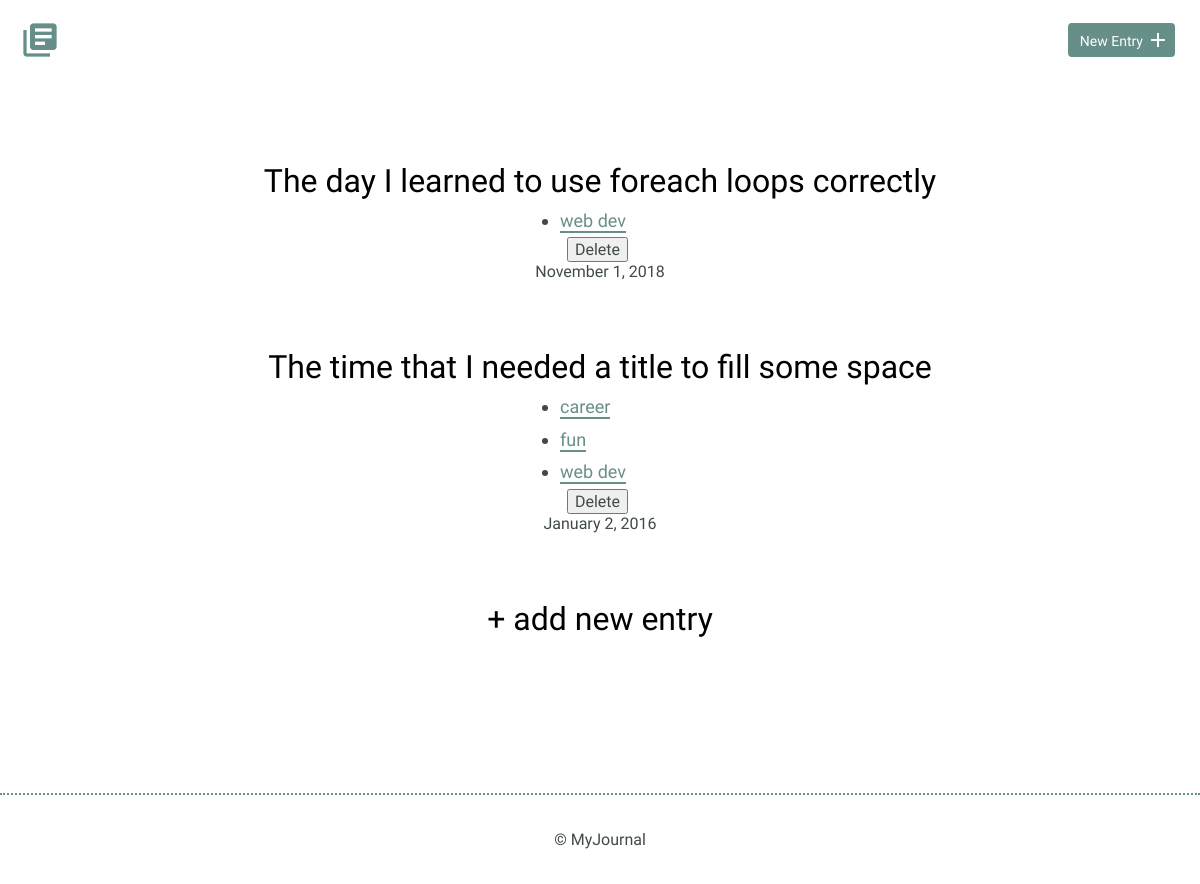
The page /index.php?tag=web dev on the database its author committed.
### tables this page shows
CREATE TABLE "tags_entry" (
	"tag_id"	TEXT,
	"entry_id"	INTEGER,
	PRIMARY KEY("tag_id","entry_id"),
	FOREIGN KEY("entry_id") REFERENCES "entries"("id"),
	FOREIGN KEY("tag_id") REFERENCES "tags"("id")
);

CREATE TABLE "entries" (
	"id"	INTEGER,
	"title"	TEXT,
	"date"	TEXT,
	"time_spent"	INTEGER,
	"learned"	BLOB,
	"resources"	BLOB,
	PRIMARY KEY("id")
);

### inc/functions.php (called while the page is built, shortened)
<?php
function get_tags($id)
{
  include('connection.php');
  try {
    $results = $db->prepare('
      SELECT tags.tag FROM entries
      JOIN tags_entry ON entries.id = tags_entry.entry_id
      JOIN tags ON tags.id = tags_entry.tag_id WHERE entries.id = ?
      ');
    $results->bindValue(1, $id);
    $results->execute();
  } catch (Eception $e) {
    echo 'Error: ' . $e->getMessage();
    return(array());
  }
  foreach (($results->fetchAll(PDO::FETCH_ASSOC)) as $item) {
      $tags[] = $item['tag'];
  }
  return $tags;
}
function get_entries($filter = null)
{
  include('connection.php');
  $sql = 'SELECT * FROM entries';
  $join = ' JOIN tags_entry ON entries.id = tags_entry.entry_id';
  $where = ' WHERE tags_entry.entry_id = entries.id AND tags_entry.tag_id = ?';
  $order = ' ORDER BY date DESC';
  try {
    if (!empty($filter)) {
      $results = $db->prepare($sql . $join . $where . $order);
      $results->bindValue(1, $filter);
    } else {
      $results = $db->prepare($sql . $order);
    }
    $results->execute();
  } catch (Eception $e) {
    echo 'Error: ' . $e->getMessage();
    return(array());
  }
  return ($results->fetchAll(PDO::FETCH_ASSOC));
}
function get_tags_ids($tags) {
  include('connection.php');
  $sql = 'SELECT id FROM tags WHERE tag = ?';
  try {
    if (is_string($tags)) {
      $results = $db->prepare($sql);
      $results->bindValue(1, $tags);
      $results->execute();
      $tag_ids = $results->fetch(PDO::FETCH_ASSOC)['id'];
    }
  } catch (Exception $e) {
    echo 'Error: ' . $e->getMessage();
    return false;
  }
  return $tag_ids;
}

### index.php (the view, shortened to what this page needs)
<?php
include('inc/header.php');
?>
                <div class="entry-list">
                  <?php
                    if (!empty($_GET['tag'])) {
                      $entries = get_entries(get_tags_ids($_GET['tag']));
                    } else {
                      $entries = get_entries();
                    }
                    foreach ($entries as $entry) {
                      echo "<article>\n";
                          echo "<h2>";
                          echo "<a href='detail.php?id=" . $entry['id'] . "'>" . $entry['title'] . "</a>";
                          echo "</h2>\n";
                          echo "<ul id='tag_list'>";
                          foreach (get_tags($entry['id']) as $tag) {
                            echo "<li><a href='index.php?tag=". $tag ."'>" . ($tag) . "</a></li>";
                          }
                          echo "</ul>";
                          echo "<form method=post action='index.php' onsubmit=\"return confirm('Are you sure you want tot delete this project?');\">\n";
                          echo "<input type='submit' class='button--delete' value='Delete' />\n";
                          echo "</form>\n";
                          echo "<time datetime='". date( 'Y-m-d' , strtotime($entry['date'])) ."'>";
                             echo date( 'F j, Y' , strtotime($entry['date']));
                          echo "</time>\n";
                      echo "</article>\n";
                    }
                  ?>
                  <article>
                    <h2>
                      <a href="new.php">+ add new entry</a>
                    </h2>
                  </article>
                </div>
<?php
  include('inc/footer.php');
?>

### css/site.css (style rules this page uses)
body { font-size: 16px; color: #404a49; font-family: 'Cousine', serif; font-weight: 400; }
h1, h2, h3 { margin: 0; font-weight: 400; line-height: 1em; color: #000; }
h2 { font-size: 32px; }
h2 a { text-decoration: none; color: #000; }
ul li { line-height: 1.8em; font-size: 18px; }
ul li a { border-bottom: 2px solid #678f89; line-height: 1.8em; color: #678f89; text-decoration: none; }
.entry-list, .edit-entry, .new-entry { max-width: 800px; margin: 0 auto; padding: 70px 0 150px 0; }
.entry-list article { margin-bottom: 70px; text-align: center; }
.entry-list article:last-child { margin-bottom: 0; }
.entry-list article h2 { margin-bottom: 8px; }
input[type=submit] { margin-right: 5px; }
#tag_list { display: block; width: 15%; margin: auto; text-align:left }

### rows shown on the page
tags_entry: entry.title "The day I learned to use foreach loops correctly", tag "web dev", entry.date "November 1, 2018"
tags_entry: entry.title "The time that I needed a title to fill some space", tag "career", tag "fun", tag "web dev", entry.date "January 2, 2016"
